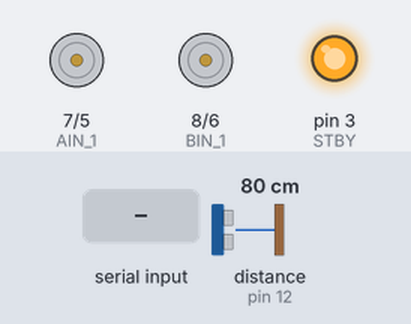
This sketch was run on a simulated Arduino Uno, built with avr-gcc and run on an emulated ATmega328P. Shown: direction and speed pins drawn as motors (green arrow = direction pin HIGH = forward, orange = LOW = backward, longer = more drive, stopped while the standby pin is LOW), output pins drawn as LEDs (lit = HIGH). Wiring (inferred from the names in the program): ultrasonic range finder: trigger pin 13; echo pin 12. The test bench sets the inputs (shaded band); at power-on: distance to the obstacle (sensor on pin 12) 80 cm. The echo pulse lasts 58.3 µs per cm; pins used as bus, display or sensor lines are not drawn; what the sketch prints to the serial monitor is not drawn.

Above: at 1.2 s.
1.3 s: "V,0.20,0.00\n" received over Serial
At 1.7 s:
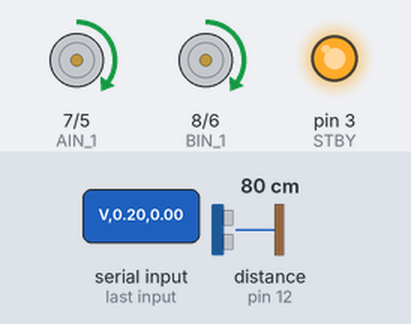
3.3 s: "V,0.00,1.00\n" received over Serial
At 3.55 s:
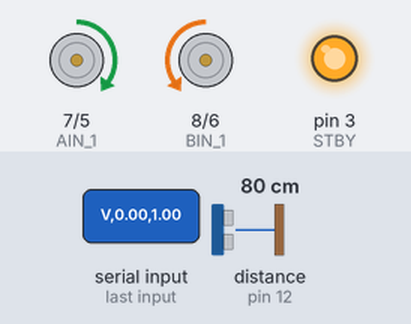
5.3 s: "V,-0.10,0.50\n" received over Serial
At 5.6 s:
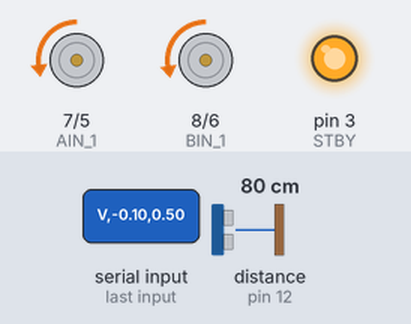
Timing chart, 0 to 8.3 s (numbered marks = the images above; inputs shaded):
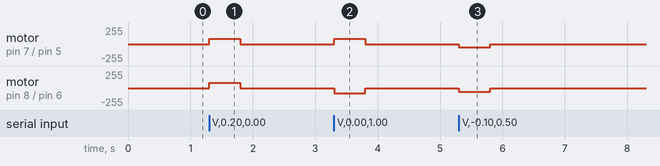

The sketch:

robot_firmware.ino
```cpp
/*
  robot_firmware_elegoo_v4_ros.ino

  ROS2-compatible firmware for ELEGOO Smart Robot Car V4.0
  =========================================================

  This sketch runs on the Arduino UNO inside the robot car.
  It talks to a Raspberry Pi (or any computer) via USB Serial.

  WHAT IT DOES:
  - Receives velocity commands from the Pi: "V,<linear>,<angular>"
  - Converts those into left/right motor speeds
  - Reads the ultrasonic sensor and sends distance back: "R,<distance>"
  - Has a safety timeout: stops motors if Pi stops talking

  HARDWARE NOTE - CRITICAL FOR V4.0:
  This car uses the TB6612FNG motor driver (not the old L298N).
  ELEGOO changed the pinout from V3.0 to V4.0!

  The V4.0 uses a simplified control scheme:
  - Only ONE direction pin per motor (not two)
  - STBY (standby) is on pin 3 (not 12)
  - Right motor: PWM=5, Direction=7
  - Left motor: PWM=6, Direction=8

  WIRING:
  - Arduino UNO is stacked on the ELEGOO motor shield
  - USB cable connects Arduino to Raspberry Pi
  - Remove Bluetooth module when using USB (they share pins)
  - Power: 7.4V Li-ion battery powers motors + Arduino

  SERIAL PROTOCOL:
  Pi → Arduino: "V,0.20,0.00\n"  (move forward at 0.2 m/s)
  Pi → Arduino: "V,0.00,0.50\n"  (spin in place)
  Arduino → Pi: "R,0.45\n"       (obstacle at 45cm)

  Created: 2024
  Hardware: ELEGOO Smart Robot Car V4.0 with TB6612FNG
*/


#include <Arduino.h>


/*
  ------------------------------------------------------
  PIN DEFINITIONS - CORRECT FOR V4.0 TB6612FNG
  ------------------------------------------------------

  WARNING: These pins are different from V3.0!
  I learned this the hard way when the robot wouldn't move.

  The TB6612FNG has a STBY (standby) pin that MUST be HIGH
  for the chip to work. On the V4.0 shield, this is pin 3.

  Each motor uses:
  - 1 PWM pin for speed control (0-255)
  - 1 direction pin (HIGH=forward, LOW=backward)

  The V4.0 shield handles the second direction pin internally,
  so we only control one per motor.
*/

// Standby pin - MUST be HIGH or motors won't work at all!
const int STBY = 3;

// Right motor (Motor A on the board)
const int PWMA = 5;      // Speed control - PWM pin
const int AIN_1 = 7;     // Direction: HIGH=forward, LOW=backward

// Left motor (Motor B on the board)
const int PWMB = 6;      // Speed control - PWM pin
const int BIN_1 = 8;     // Direction: HIGH=forward, LOW=backward

// Ultrasonic sensor (HC-SR04)
const int TRIG = 13;     // Trigger pin - we send the pulse
const int ECHO = 12;     // Echo pin - we read the response


/*
  ------------------------------------------------------
  ROBOT PHYSICS PARAMETERS
  ------------------------------------------------------

  These numbers convert ROS velocity commands (meters/second)
  into PWM values (0-255) that the motors understand.

  You'll probably need to tune these for your specific robot.
  Every car is slightly different due to wheel friction,
  battery voltage, motor variations, etc.
*/

// Distance between left and right wheels (in meters)
// I measured this with a ruler - it's about 14cm
const float WHEEL_BASE_M = 0.14;

// Conversion: meters/second → PWM value
// If your robot is too slow, increase this.
// If it's too fast or jerky, decrease this.
// Start with 400 and adjust based on testing.
const float SPEED_TO_PWM = 400.0;

// Minimum PWM to actually make the wheels turn
// Below this, the motors just buzz and don't move
// (Static friction is a thing with DC motors)
const int MIN_PWM_TO_MOVE = 50;

// Safety timeout in milliseconds
// If we don't hear from the Pi for 500ms, we stop
// This prevents the robot from driving off if WiFi drops
const unsigned long CMD_TIMEOUT_MS = 500;


/*
  ------------------------------------------------------
  GLOBAL VARIABLES
  ------------------------------------------------------
  These store the current state of the robot
*/

// When did we last get a command from the Pi?
unsigned long lastCmdMs = 0;

// When did we last send ultrasonic data?
unsigned long lastRangeMs = 0;

// What speed does the Pi want us to go?
// Linear = forward/backward speed (m/s)
// Angular = rotation speed (rad/s)
float targetLinear = 0.0;
float targetAngular = 0.0;

// Buffer for reading serial commands character by character
String line;


/*
  ------------------------------------------------------
  MOTOR CONTROL FUNCTIONS
  ------------------------------------------------------
*/

/*
  enableMotors()
  --------------
  The TB6612FNG has a standby mode to save power.
  We must set STBY HIGH before any motor will work.
  Call this once in setup().
*/
void enableMotors() {
  digitalWrite(STBY, HIGH);
}

/*
  disableMotors()
  ---------------
  Puts the motor driver in standby mode.
  Not really used, but good to have for completeness.
*/
void disableMotors() {
  digitalWrite(STBY, LOW);
}

/*
  wheelSpeedToPwm()
  -----------------
  Converts a speed in meters/second to a PWM value (0-255).

  Also handles:
  - Minimum PWM threshold (so motors actually move)
  - Clamping to valid range (-255 to 255)

  Example: 0.1 m/s → 40 PWM (with SPEED_TO_PWM = 400)
*/
int wheelSpeedToPwm(float v_mps) {
  // Convert speed to PWM using our scaling factor
  int pwm = (int)(v_mps * SPEED_TO_PWM);

  // If the PWM is too small (but not zero), boost it to minimum
  // This overcomes static friction in the motors
  if (pwm > 0 && pwm < MIN_PWM_TO_MOVE) {
    pwm = MIN_PWM_TO_MOVE;
  }
  if (pwm < 0 && pwm > -MIN_PWM_TO_MOVE) {
    pwm = -MIN_PWM_TO_MOVE;
  }

  // Make sure we don't exceed Arduino's PWM limits
  pwm = constrain(pwm, -255, 255);

  return pwm;
}

/*
  setRightMotor()
  ---------------
  Controls the right wheel.

  pwm > 0: forward
  pwm < 0: backward
  pwm = 0: stop (coast)

  On the V4.0, direction is simple:
  - AIN_1 HIGH = forward
  - AIN_1 LOW = backward
*/
void setRightMotor(int pwm) {
  if (pwm == 0) {
    // Stop - just turn off PWM
    analogWrite(PWMA, 0);
    return;
  }

  if (pwm > 0) {
    // Forward
    digitalWrite(AIN_1, HIGH);
    analogWrite(PWMA, pwm);
  } else {
    // Backward
    digitalWrite(AIN_1, LOW);
    analogWrite(PWMA, -pwm);  // -pwm because pwm is negative
  }
}

/*
  setLeftMotor()
  --------------
  Controls the left wheel.

  Same logic as right motor, but mirrored because
  the left motor is mounted facing the other way.

  Wait, actually - on my robot, both motors have the same
  "forward" direction when wired correctly. But sometimes
  you need to flip one if the robot spins instead of going straight.

  If your robot spins in place when it should go straight,
  swap the HIGH/LOW in one of these functions.
*/
void setLeftMotor(int pwm) {
  if (pwm == 0) {
    analogWrite(PWMB, 0);
    return;
  }

  if (pwm > 0) {
    // Forward
    digitalWrite(BIN_1, HIGH);
    analogWrite(PWMB, pwm);
  } else {
    // Backward
    digitalWrite(BIN_1, LOW);
    analogWrite(PWMB, -pwm);
  }
}

/*
  stopMotors()
  ------------
  Emergency stop - sets both motors to zero immediately.
  Used for safety timeout and initialization.
*/
void stopMotors() {
  analogWrite(PWMA, 0);
  analogWrite(PWMB, 0);
}


/*
  ------------------------------------------------------
  ULTRASONIC SENSOR FUNCTIONS
  ------------------------------------------------------
*/

/*
  readUltrasonicMeters()
  ----------------------
  Measures distance using the HC-SR04 ultrasonic sensor.

  How it works:
  1. Send a 10 microsecond pulse on TRIG pin
  2. Sensor sends ultrasonic burst and listens for echo
  3. Measure how long until ECHO pin goes HIGH
  4. Convert time to distance using speed of sound

  Returns distance in meters, or -1.0 if no echo detected
  (meaning no obstacle in range, or sensor error)

  The timeout of 25000 microseconds means we stop waiting
  after about 4 meters - no need to wait for distant echoes.
*/
float readUltrasonicMeters() {
  // Clear the trigger pin
  digitalWrite(TRIG, LOW);
  delayMicroseconds(2);

  // Send the trigger pulse
  digitalWrite(TRIG, HIGH);
  delayMicroseconds(10);
  digitalWrite(TRIG, LOW);

  // Read the echo duration (time until sound returns)
  // 25000 us timeout = ~4 meter max range
  long duration = pulseIn(ECHO, HIGH, 25000);

  // If duration is 0, the pulse timed out - no obstacle detected
  if (duration == 0) {
    return -1.0;
  }

  // Calculate distance in centimeters
  // Speed of sound is ~343 m/s, or 0.0343 cm/us
  // Divide by 2 because sound travels there AND back
  float cm = duration * 0.0343 / 2.0;

  // Convert to meters for ROS
  return cm / 100.0;
}


/*
  ------------------------------------------------------
  SERIAL COMMAND HANDLING
  ------------------------------------------------------
*/

/*
  parseVelocityLine()
  -------------------
  Parses velocity commands from the Raspberry Pi.

  Expected format: "V,<linear_speed>,<angular_speed>"

  Examples:
    "V,0.20,0.00"  -> move forward at 0.2 m/s
    "V,0.00,1.00"  -> spin counter-clockwise at 1 rad/s
    "V,-0.10,0.50" -> back up while turning

  Returns true if parsing succeeded, false if format was wrong.
*/
bool parseVelocityLine(const String& s, float &lin, float &ang) {
  // Check minimum length and command prefix
  if (s.length() < 2) return false;
  if (s.charAt(0) != 'V') return false;

  // Find the two commas
  int firstComma = s.indexOf(',');
  int secondComma = s.indexOf(',', firstComma + 1);

  // Must have exactly two commas
  if (firstComma < 0 || secondComma < 0) return false;

  // Extract the two numbers and convert to float
  lin = s.substring(firstComma + 1, secondComma).toFloat();
  ang = s.substring(secondComma + 1).toFloat();

  return true;
}


/*
  ------------------------------------------------------
  DIFFERENTIAL DRIVE KINEMATICS
  ------------------------------------------------------
*/

/*
  driveFromTwist()
  ----------------
  Converts linear + angular velocity into left/right wheel speeds.

  This is the classic differential drive equation:

    left_speed  = linear - (angular * wheel_base / 2)
    right_speed = linear + (angular * wheel_base / 2)

  Think of it this way:
  - To go straight: both wheels same speed
  - To turn right: left wheel faster, right wheel slower (or reverse)
  - To spin in place: wheels opposite directions

  The wheel_base is the distance between wheels. A wider robot
  needs more speed difference to turn the same amount.
*/
void driveFromTwist(float lin, float ang) {
  // Calculate individual wheel speeds in m/s
  float vLeft  = lin - (ang * WHEEL_BASE_M / 2.0);
  float vRight = lin + (ang * WHEEL_BASE_M / 2.0);

  // Convert to PWM and send to motors
  int pwmLeft  = wheelSpeedToPwm(vLeft);
  int pwmRight = wheelSpeedToPwm(vRight);

  setLeftMotor(pwmLeft);
  setRightMotor(pwmRight);
}


/*
  ------------------------------------------------------
  ARDUINO SETUP
  ------------------------------------------------------
*/

void setup() {
  // Start serial communication with the Raspberry Pi
  // 115200 baud is fast and reliable over USB
  Serial.begin(115200);

  // Configure motor control pins as outputs
  pinMode(STBY, OUTPUT);
  pinMode(PWMA, OUTPUT);
  pinMode(AIN_1, OUTPUT);
  pinMode(PWMB, OUTPUT);
  pinMode(BIN_1, OUTPUT);

  // Configure ultrasonic sensor pins
  pinMode(TRIG, OUTPUT);
  pinMode(ECHO, INPUT);

  // CRITICAL: Enable the motor driver!
  // Without this, STAY is LOW and motors won't work
  enableMotors();

  // Make sure motors are stopped at startup
  stopMotors();

  // Record that we've started (for timeout logic)
  lastCmdMs = millis();

  // Optional: send ready message to Pi
  // Serial.println("Robot ready");
}


/*
  ------------------------------------------------------
  MAIN LOOP
  ------------------------------------------------------
*/

void loop() {

  /*
    PART 1: READ COMMANDS FROM RASPBERRY PI
    ---------------------------------------
    We read characters one at a time, building up a line
    until we see a newline character (\n).

    This is non-blocking - if no data available, we just
    continue to the next part of the loop.
  */
  while (Serial.available()) {
    char ch = (char)Serial.read();

    if (ch == '\n') {
      // End of line - process the command
      line.trim();  // Remove whitespace

      float lin, ang;
      if (parseVelocityLine(line, lin, ang)) {
        // Valid velocity command received!
        targetLinear = lin;
        targetAngular = ang;

        // Record when we got this command (for timeout)
        lastCmdMs = millis();
      }

      // Clear the buffer for next command
      line = "";
    } else {
      // Add character to our buffer
      line += ch;
    }
  }


  /*
    PART 2: SAFETY TIMEOUT
    ----------------------
    If we haven't received a command from the Pi recently,
    something might be wrong (Pi crashed, WiFi dropped, etc.)

    For safety, we stop the motors rather than continuing
    with old velocity commands.

    This is like a dead man's switch on a train.
  */
  if (millis() - lastCmdMs > CMD_TIMEOUT_MS) {
    // Too long since last command - stop!
    stopMotors();
  } else {
    // All good - drive at requested speed
    driveFromTwist(targetLinear, targetAngular);
  }


  /*
    PART 3: SEND SENSOR DATA BACK TO PI
    -----------------------------------
    We read the ultrasonic sensor and send the distance
    back to the Raspberry Pi.

    Format: "R,<distance_in_meters>"
    Example: "R,0.45" means 45cm to obstacle

    We do this about 10 times per second (every 100ms).
    That's plenty fast for obstacle avoidance.
  */
  if (millis() - lastRangeMs > 100) {
    lastRangeMs = millis();

    float distance = readUltrasonicMeters();

    // Only send valid readings (ignore -1.0 errors)
    if (distance > 0.0) {
      Serial.print("R,");
      Serial.println(distance, 2);  // 2 decimal places
    }
  }

  /*
    That's it! The loop runs hundreds of times per second,
    constantly checking for commands, updating motors, and
    sending sensor data.

    The actual timing is handled by millis() checks rather
    than delay(), so we never block and miss serial data.
  */

}  // End of loop()
```

Measured:
- after the input at 1.3 s, motor on pin 7 (AIN_1) / pin 5 (PWMA), motor on pin 8 (BIN_1) / pin 6 (PWMB): stopped → forward 79/255 at once, → stopped 0.50 s later
- after the input at 3.3 s, motor on pin 7 (AIN_1) / pin 5 (PWMA): stopped → forward 79/255 at once, → stopped 0.50 s later; motor on pin 8 (BIN_1) / pin 6 (PWMB): stopped → backward 79/255 at once, → stopped 0.50 s later
- after the input at 5.3 s, motor on pin 7 (AIN_1) / pin 5 (PWMA): stopped → backward 50/255 at once, → stopped 0.50 s later; motor on pin 8 (BIN_1) / pin 6 (PWMB): stopped → backward 53/255 at once, → stopped 0.50 s later
